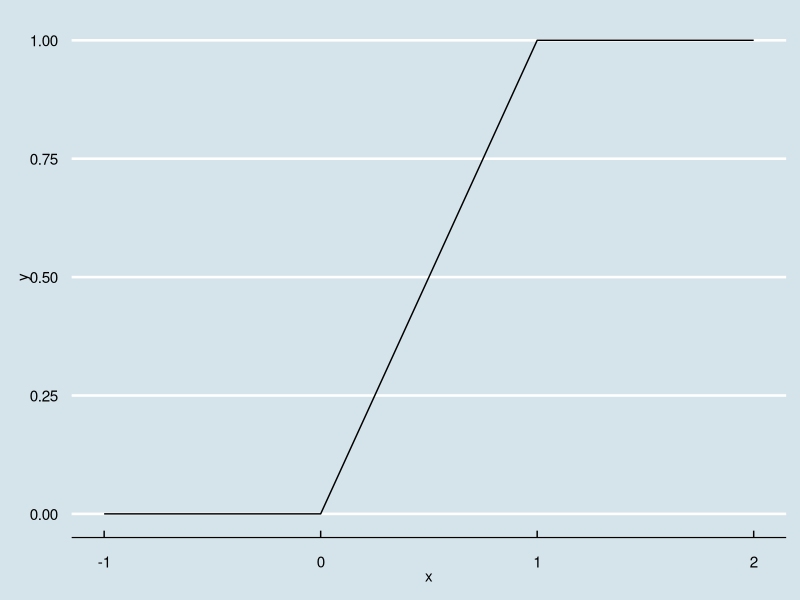
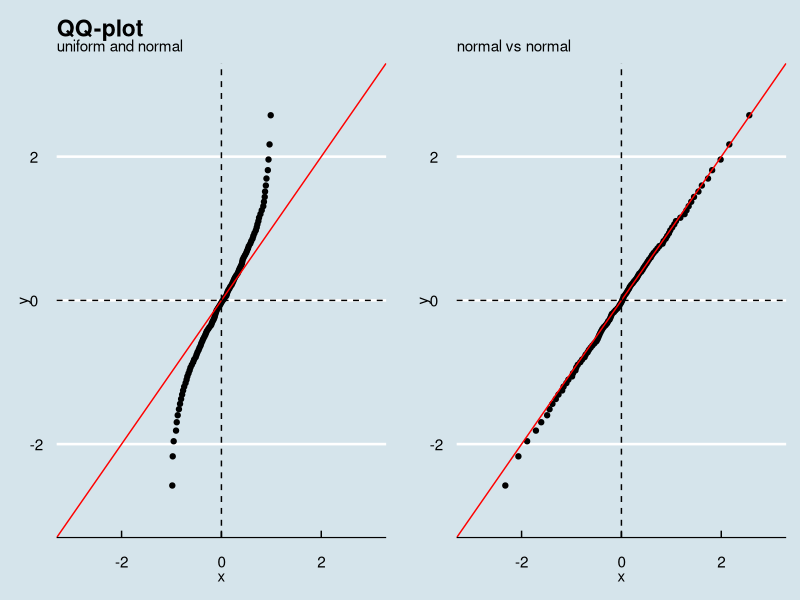
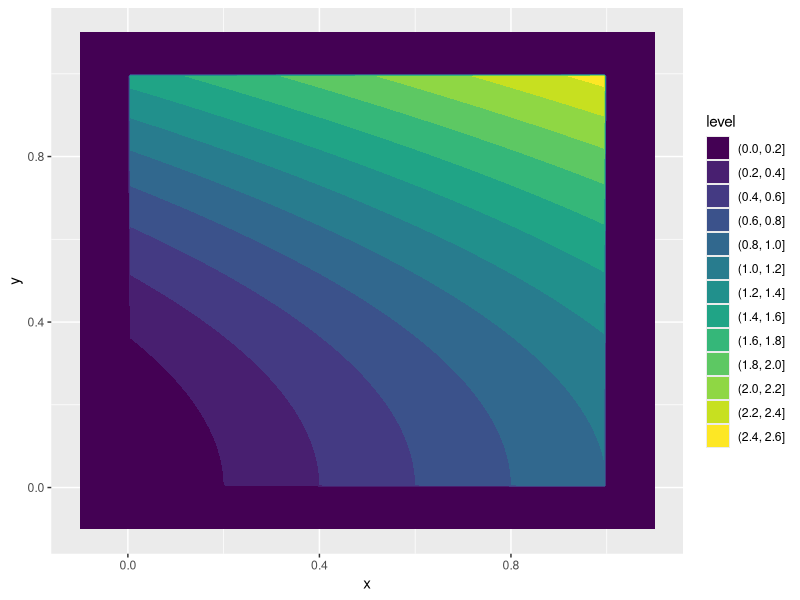

Write the R code that produced these figures, in order.
## ---- chunk 1
require(tidyverse)
require(gridExtra)
require(ggthemes)
## ---- chunk 2
data.frame(
  x = c(seq(-1,0,0.001),seq(0,1,0.001), seq(1,2,0.001)),
  y = c(rep(0,1001),qunif(p=seq(0,1,0.001), min=0, max=1), rep(1,1001))
) %>% 
  ggplot(aes(x=x,y=y)) + 
  geom_line() +
  ggthemes::theme_economist()
## ---- chunk 3
# fix random seed
set.seed(77)

# generate random samples
x_from_unif <- runif(n=1000, min=-1, max=1)
x_from_norm <- rnorm(n=1000, mean=0, sd=1)

# quantiles for plot
qs <- seq(0.005,0.995,0.01)
## ---- chunk 4
# make p1 plot
# calculate observation and theoretical quantiles
x_q <- quantile(x_from_unif, probs = qs)
t_q <- qnorm(p=qs, mean = 0, sd = 1)

data.frame(x = x_q,y = t_q) %>% 
  ggplot(aes(x=x, y=y)) +geom_point() + 
  geom_abline(slope=1, intercept=0, color="red") + 
  geom_vline(xintercept = 0, linetype=2) + 
  geom_hline(yintercept = 0, linetype=2) + 
  xlim(-3, 3) + ylim(-3,3) + 
  ggtitle(label = "QQ-plot", subtitle = "uniform and normal") + 
  ggthemes::theme_economist() -> p1

# make p2 plot
x_q <- quantile(x_from_norm, probs = qs)
t_q <- qnorm(p=qs, mean = 0, sd = 1)

df <- data.frame(x = x_q,y = t_q) %>% 
  ggplot(aes(x=x, y=y)) +
  geom_point() + 
  geom_abline(slope=1, intercept=0, color="red") + 
  geom_vline(xintercept = 0, linetype=2) + 
  geom_hline(yintercept = 0, linetype=2) + 
  xlim(-3, 3) + ylim(-3,3) + 
  ggtitle(label = "", subtitle = "normal vs normal") + 
  ggthemes::theme_economist() -> p2  

# show multiple plots
grid.arrange(p1, p2, ncol = 2)
## ---- chunk 5
f <- function(x, y){
  if({0<x&x<1}&{0<y&y<1}){
    return(x + (3/2)*y^2)
  }else{
    return(0)
  }
}
## ---- chunk 6
df <- expand_grid(x=seq(-0.1, 1.1, 0.005), y=seq(-0.1, 1.1, 0.005)) %>% 
  mutate(z = map2_dbl(.x=x, .y=y, f)) %>% 
  ggplot(aes(x, y, z=z)) + 
  geom_contour_filled() -> g

plot(g)
